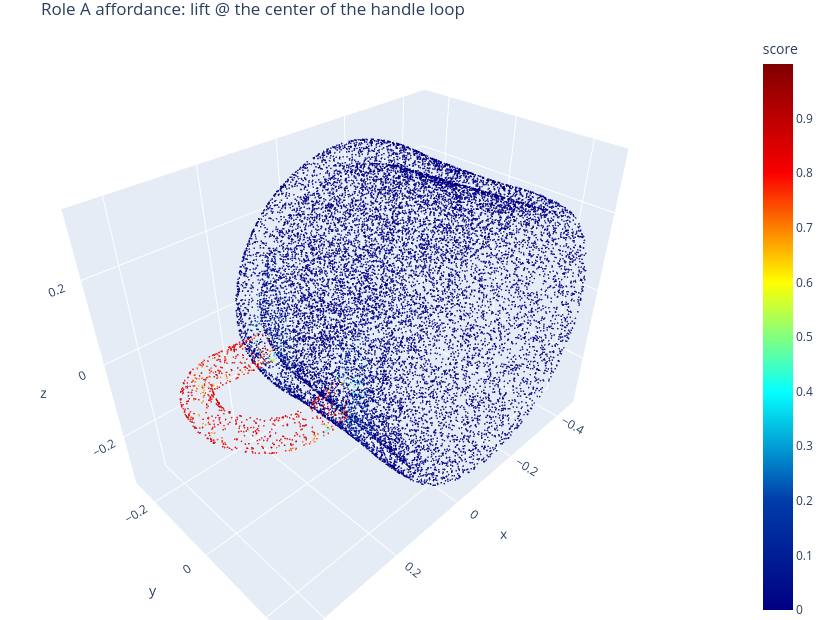

The notebook cell saved with this chart:
### Markdown cell above
**Verify voting** — per-view masks fuse into a 3D heatmap on the affogato canvas (each role's region lights up: A, then B).

### Code cell
show_cloud(xyz, scoreA, f"Role A affordance: {roleA['role']} @ {roleA['contact_region']}",
           cmin=0, cmax=max(0.2, float(scoreA.max())), colorscale="Jet", colorbar=True).show()

### Figure 1 — Plotly figure (JSON) as saved in the notebook; plotly's stock layout.template omitted (floating-point values rounded to 4 significant figures; data arrays with more than 128 entries replaced by an {"elided": "..."} marker saying what was removed)
{"data": [{"marker": {"cmax": 0.9997, "cmin": 0, "color": {"elided": "16384 float values"}, "colorbar": {"title": {"text": "score"}}, "colorscale": [[0, "rgb(0,0,131)"], [0.2, "rgb(0,60,170)"], [0.4, "rgb(5,255,255)"], [0.6, "rgb(255,255,0)"], [0.8, "rgb(250,0,0)"], [1, "rgb(128,0,0)"]], "opacity": 0.85, "size": 1}, "mode": "markers", "type": "scatter3d", "x": {"elided": "16384 float values"}, "y": {"elided": "16384 float values"}, "z": {"elided": "16384 float values"}}], "layout": {"height": 620, "margin": {"b": 0, "l": 0, "r": 0, "t": 30}, "scene": {"aspectmode": "data"}, "title": {"text": "Role A affordance: lift @ the center of the handle loop"}, "width": 820}}
